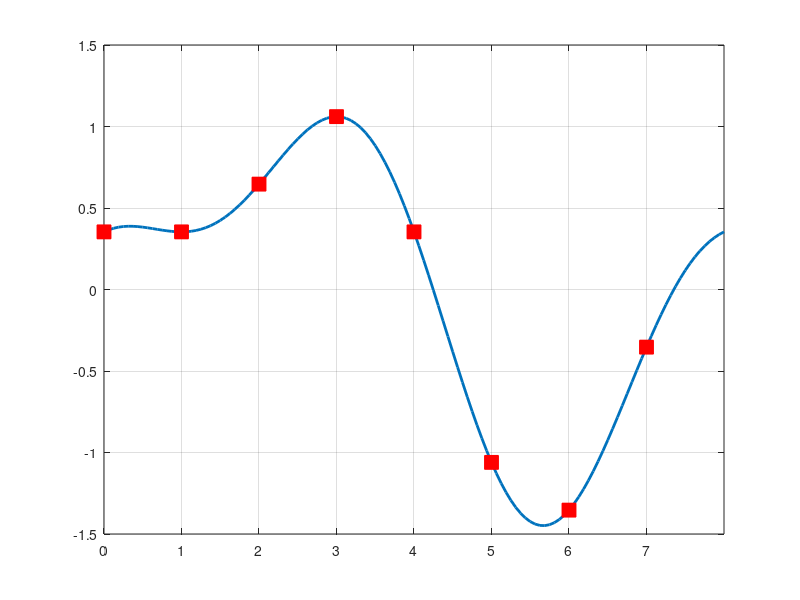
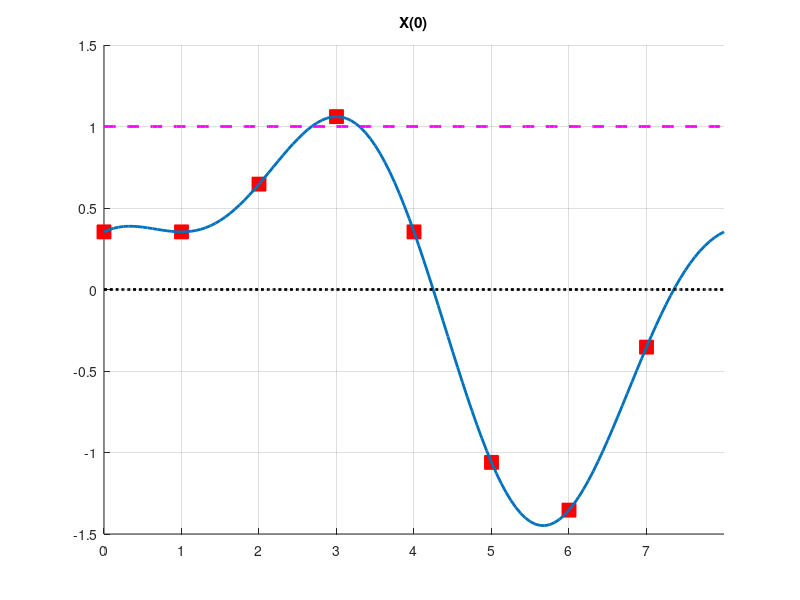
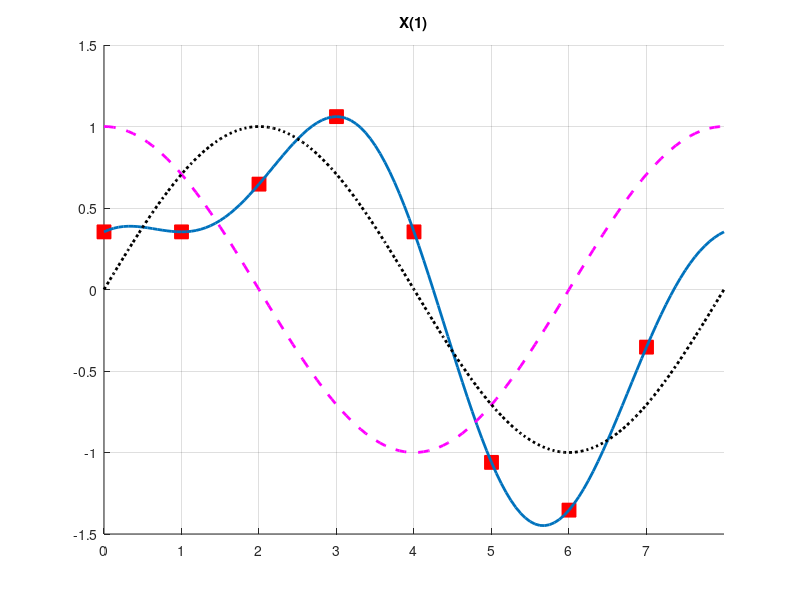
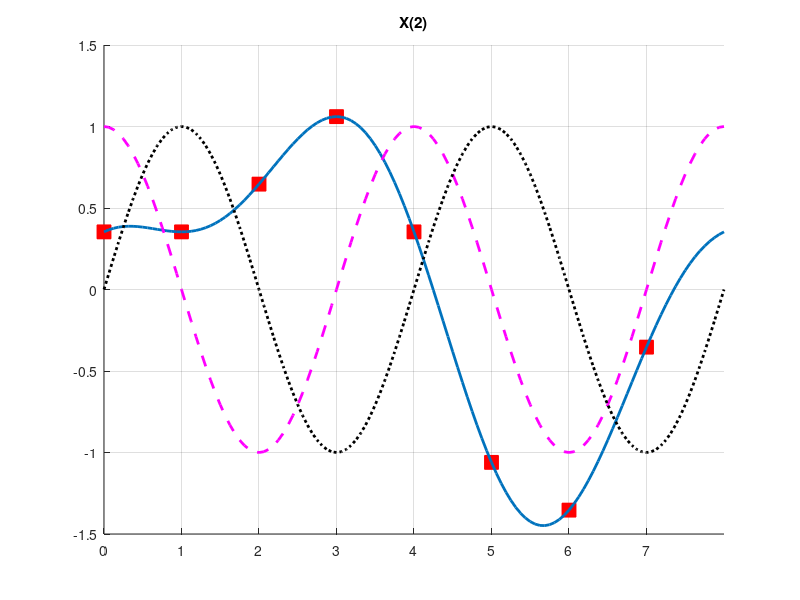

Reproduce these figures in MATLAB, in order.
%% Discrete Fourier Transform Example
% Generate a signal composed of 2 sinusoids (1 KHz, and 2 KHz)
% The 2 KHz signal has a phase shift of 135 degrees
close all; clear all;

%% Generate the "continous" signal
Fs = 8000; %Hz
Ts = 1/Fs; %seconds
N = 8;

t = 0:Ts/(2 * N):N * Ts; % small steps to generate enough samples
xt = sin(2*pi * 1000 * t) + 0.5 * sin(2 * pi * 2000 * t + 3 * pi/4);

plot(t, xt, 'LineWidth', 2);
%% Generate the "sampled" discrete signal
n = 0:N - 1;

[n_ts, i_n, i_t] = intersect(n * Ts, t);

xn = xt(i_t);

hold on
plot(n_ts, xn, 'rs', 'MarkerSize', 10, 'MarkerFaceColor', 'r');

% Modify the xtick to refelect the value of N
% The process works for MATLAB R2014a and earlier, for later versions
% check: http://www.mathworks.com/help/matlab/creating_plots/change-tick-marks-and-tick-labels-of-graph-1.html
set(gca, 'XTick', n_ts);
set(gca, 'XTickLabel', n);
xlim([0 N*Ts])
grid on;
main_axis = gca;
%% DFT

Xm = zeros(1, N);
 
for i = 0:N-1 %m frequency points
    phi = 2 * pi * n * i / N;
    cos_phi = cos(phi);
    sin_phi = sin(phi);
    Xm(i + 1) = sum(xn .* (cos_phi - 1j * sin_phi));
    
    %plot (start with a copy of the input signal figure)
    figure(); ax = axes;
    copyobj(allchild(main_axis), ax);
    grid on;
    set(gca, 'XTick', n_ts);
    set(gca, 'XTickLabel', n);
    xlim([0 N*Ts])
    title(strcat('X(', num2str(i), ')'));
    
    % plot the m sinusoids
    hold on;
    f_m = i * Fs / N;
    plot(t, cos(2 * pi * t * f_m), '--m', 'LineWidth', 2);
    plot(t, sin(2 * pi * t * f_m), ':k', 'LineWidth', 2);
end


%% DFT Plots

% Magnitude
figure();
subplot(2, 2, 1);
stem(n, abs(Xm), 'fill', 'MarkerSize', 10, 'LineWidth', 2);
title('Magnitude of X(m)');
axis([0 N 0 max(abs(Xm))]);

% Phase in degrees
subplot(2, 2, 3);
stem(n, angle(round(Xm)) * (180 / pi), 'fill', 'MarkerSize', 10, 'LineWidth', 2);
%round(Xm) was used to compensate for floating point errors, i.e. 1.234e-17
%~=0
title('Phase of X(m)');
axis([0 N -180 180]);

% Real
subplot(2, 2, 2);
stem(n, real(Xm), 'fill', 'MarkerSize', 10, 'LineWidth', 2);
title('Real part of X(m)');
axis([0 N min(real(Xm)) max(real(Xm))]);

% Imaginary
subplot(2, 2, 4);
stem(n, imag(Xm), 'fill', 'MarkerSize', 10, 'LineWidth', 2);
title('Imag of X(m)');
axis([0 N min(imag(Xm)) max(imag(Xm))]);

